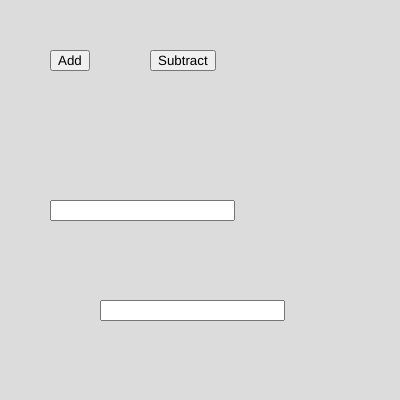
Frame 1 (no input)
Frame 60 (no input): identical to frame 1, image omitted
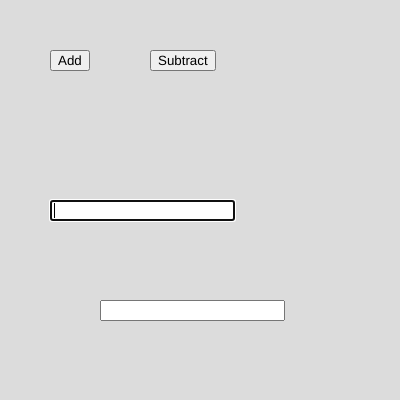
Frame 120 (the mouse pressed at the canvas centre since frame 60)

The p5.js sketch that drew these frames (run headless with seeded random() and noise() and a simulated clock; from frame 60 on, the mouse is pressed at the canvas centre):

// p5.js sketch
// ── sketch.js
var input1 
var input2
var data1,  data2
var button
var num1, num2
var button2
function setup() {
  createCanvas(400, 400);
  input1 = createInput()
  input1.position(50,200);
  input2 = createInput()
  input2.position(100,300);
  button = createButton("Add");
  button.mousePressed(addition)
  button.position(50,50)
  button2 = createButton("Subtract");
  button2.mousePressed(subtraction)
  button2.position(150,50);
}

function draw() {
  background(220);
  data1 = input1.value()
  data2 = input2.value()
  num1 = parseInt(data1)
  num2 = parseInt(data2)
}
function addition() {
  console.log(num1+num2);
}
function subtraction() {
  console.log(num1-num2);
}
